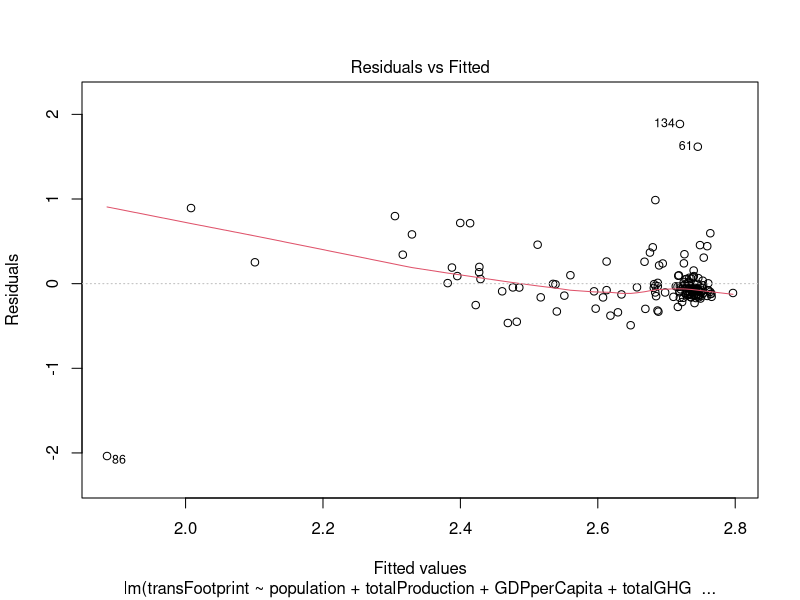
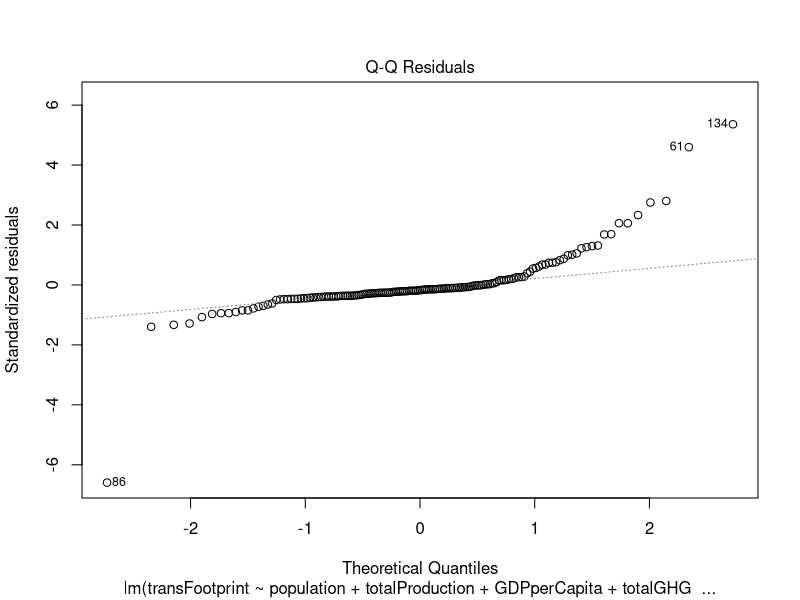
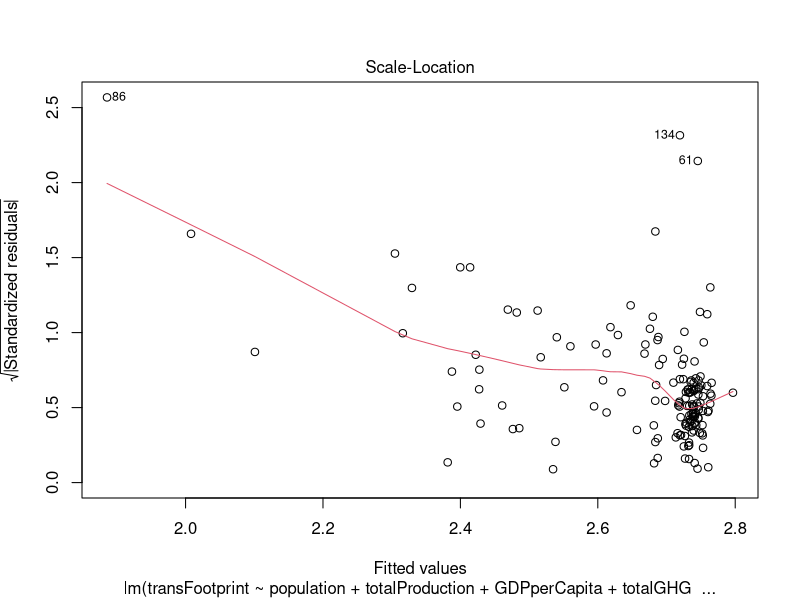
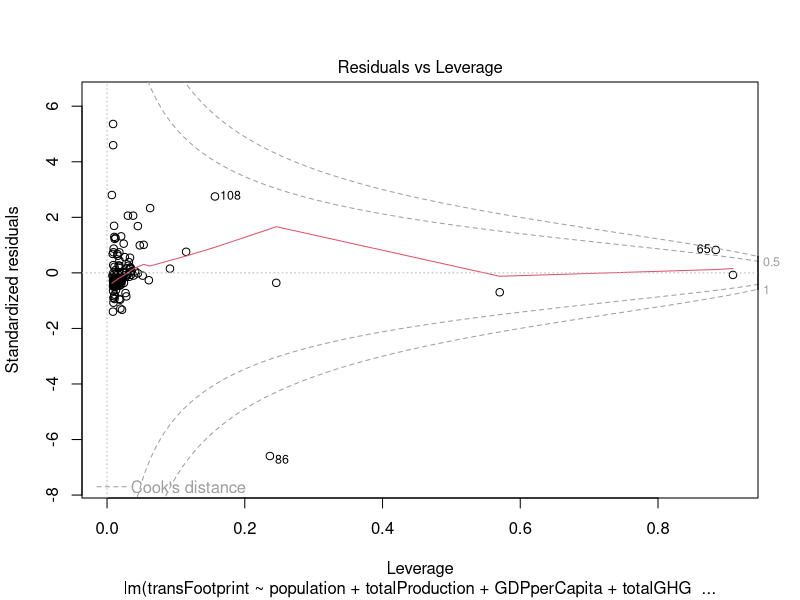
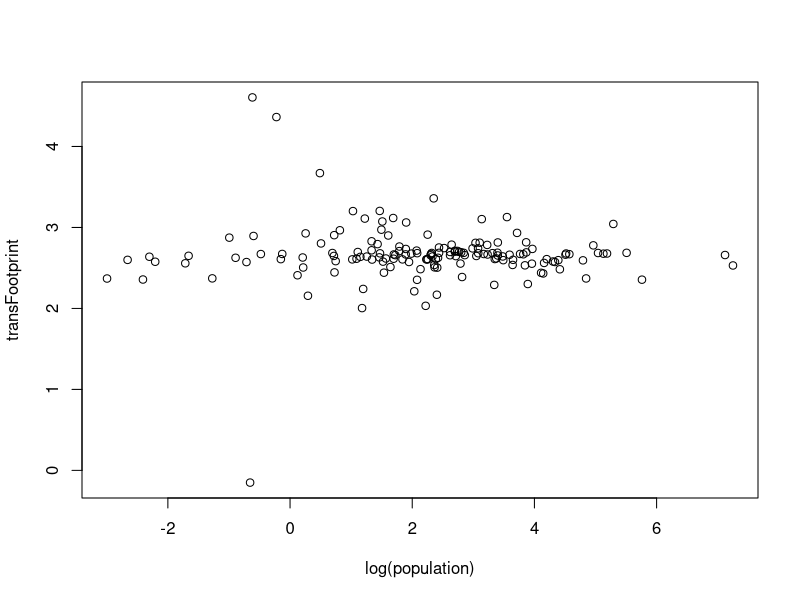
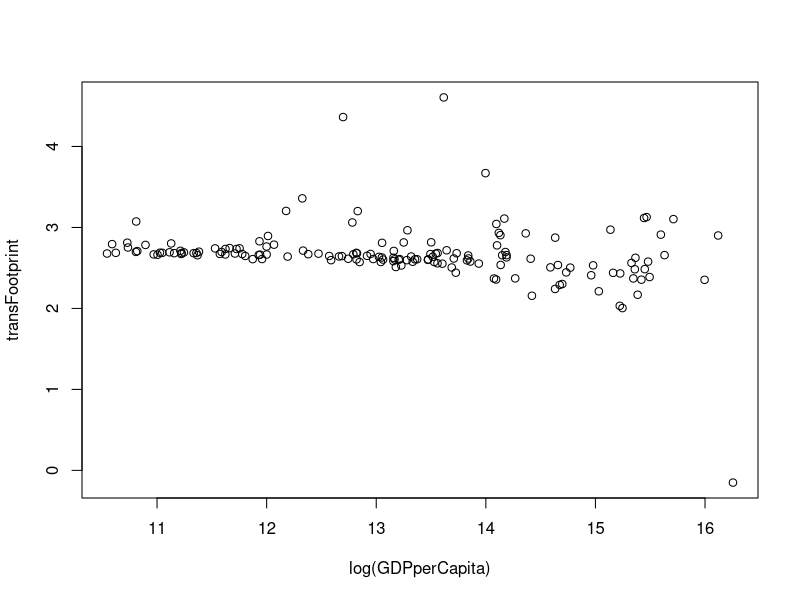
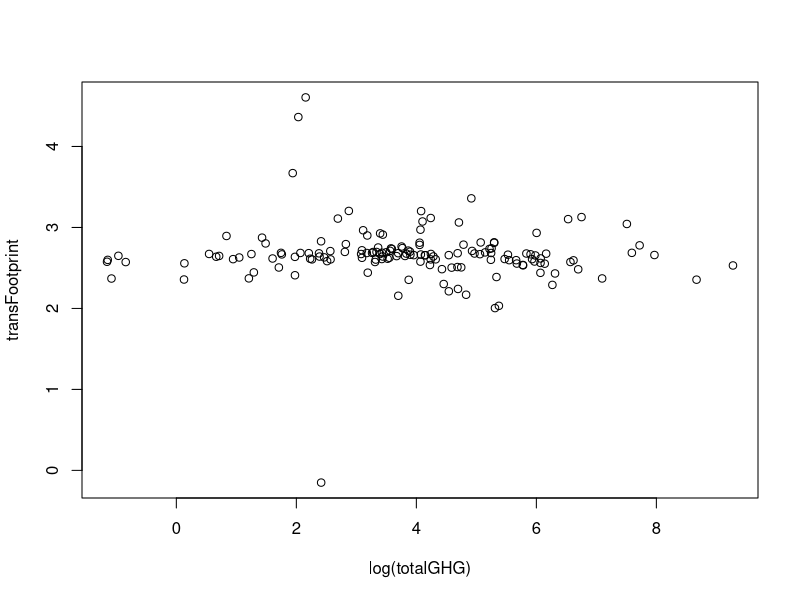
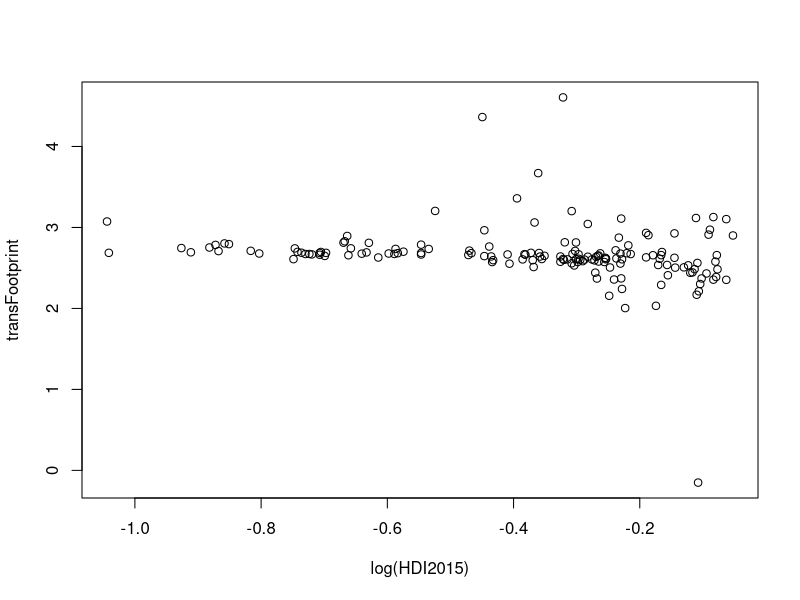

The R source for these figures, in order: (Note: this script raises an error after producing the figures.)
## ---- chunk 1
knitr::opts_chunk$set(echo = TRUE)
## ---- chunk 2
library(readr)
library(lme4)
library(dplyr)
library(car)

# Reading in data
ecoDataReg <- read_csv("ecoDataReg.csv")

# Reference: https://stats.stackexchange.com/questions/13166/rs-lmer-cheat-sheet
## ---- chunk 3
# Normal - Normal Hierarchy
fit1 <- lm(transFootprint ~ population + totalProduction +
             GDPperCapita + totalGHG + HDI2015, data = ecoDataReg)
summary(fit1)
plot(fit1)

transFootprint <- ecoDataReg$transFootprint
population <- ecoDataReg$population
totalProduction <- ecoDataReg$totalProduction
GDPperCapita <- ecoDataReg$GDPperCapita
totalGHG <- ecoDataReg$totalGHG
HDI2015 <- ecoDataReg$HDI2015

plot(log(population), transFootprint)
plot(log(GDPperCapita), transFootprint)
plot(log(totalGHG), transFootprint)
plot(log(HDI2015), transFootprint)


normalNormal <- lmer(transFootprint ~ (1|continent) + 
                       log(population) + 
                       log(totalProduction) +
                       log(GDPperCapita) + 
                       totalGHG + log(HDI2015), 
                     data = ecoDataReg)
summary(normalNormal)
par(mfrow=c(1,1))
plot(normalNormal)
## ---- chunk 4
# Binomial - Normal Hierarchy
binomialNormal <- glmer(binomFootprint ~ (1|continent) + 
                       population + 
                       totalProduction +
                       GDPperCapita + 
                       totalProduction + 
                       totalGHG + HDI2015, 
                     data = ecoDataReg)
summary(binomialNormal)
plot(binomialNormal)
## ---- chunk 5
test <- mutate_at(.vars = c("population", "GDPperCapita", 
                            "totalProduction", "totalGHG", "HDI2015"), 
                  .funs = funs( as.numeric(scale(.) )))
## ---- chunk 6
# Model 1- Varying intercept
lmer1 <- lmer(log(netFootprint+15) ~ (1 + population|continent) + 
                (1 + totalProduction|continent) + 
                (1 + GDPperCapita|continent) + 
                (1 + HDI2015|continent) + population + 
                totalProduction + GDPperCapita + 
                HDI2015, data = ecoDataReg)

summary(lmer1)
plot(lmer1)
Anova(lmer1)

# Model 2
lmer2 <- lmer(log(netFootprint+15) ~ (1|continent) + 
                totalProduction + 
                (0 + totalProduction|continent) + 
                population + 
                (0 + population|continent) + 
                GDPperCapita + 
                (0 + GDPperCapita|continent) + 
                HDI2015 + 
                (0 + HDI2015|continent), data = ecoDataReg)
summary(lmer2)
plot(lmer2)
Anova(lmer2)

anova(lmer1, lmer2)
## ---- chunk 7
glmer1 <- glmer(binomFootprint ~ (1 + population|continent) + 
                  (1 + totalProduction|continent) + 
                  (1 + GDPperCapita|continent) + 
                  (1 + HDI2015|continent) + 
                  population + totalProduction + 
                  GDPperCapita + 
                  HDI2015, 
                data = ecoDataReg, family = binomial(link = "logit"))  
summary(glmer1)
plot(glmer1)

glmer2 <- glmer(log(netFootprint+15) ~ (1 + population|continent) + 
                  (1 + totalProduction|continent) + 
                  (1 + GDPperCapita|continent) + 
                  (1 + HDI2015|continent) + 
                  population + 
                  totalProduction + 
                  GDPperCapita + 
                  HDI2015, 
                data = ecoDataReg, 
                family = gaussian(link = "identity"))  
summary(glmer2)
plot(glmer2)

